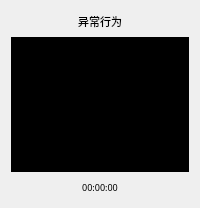
<?xml version="1.0" encoding="UTF-8"?>
<ui version="4.0">
 <class>RealTimeCatch</class>
 <widget class="QWidget" name="RealTimeCatch">
  <property name="geometry">
   <rect>
    <x>0</x>
    <y>0</y>
    <width>200</width>
    <height>208</height>
   </rect>
  </property>
  <property name="font">
   <font>
    <family>华文琥珀</family>
    <pointsize>7</pointsize>
   </font>
  </property>
  <property name="windowTitle">
   <string>real_time_catch</string>
  </property>
  <property name="windowIcon">
   <iconset>
    <normaloff>../resource/ico/scan.ico</normaloff>../resource/ico/scan.ico</iconset>
  </property>
  <property name="styleSheet">
   <string notr="true"/>
  </property>
  <layout class="QGridLayout" name="gridLayout">
   <item row="0" column="0">
    <layout class="QVBoxLayout" name="verticalLayout">
     <item>
      <layout class="QHBoxLayout" name="horizontalLayout">
       <item>
        <spacer name="horizontalSpacer_2">
         <property name="orientation">
          <enum>Qt::Horizontal</enum>
         </property>
         <property name="sizeHint" stdset="0">
          <size>
           <width>40</width>
           <height>20</height>
          </size>
         </property>
        </spacer>
       </item>
       <item>
        <widget class="QLabel" name="label">
         <property name="maximumSize">
          <size>
           <width>16777215</width>
           <height>16777215</height>
          </size>
         </property>
         <property name="font">
          <font>
           <family>华文中宋</family>
           <pointsize>8</pointsize>
          </font>
         </property>
         <property name="text">
          <string>异常行为</string>
         </property>
         <property name="alignment">
          <set>Qt::AlignRight|Qt::AlignTrailing|Qt::AlignVCenter</set>
         </property>
        </widget>
       </item>
       <item>
        <spacer name="horizontalSpacer">
         <property name="orientation">
          <enum>Qt::Horizontal</enum>
         </property>
         <property name="sizeHint" stdset="0">
          <size>
           <width>40</width>
           <height>20</height>
          </size>
         </property>
        </spacer>
       </item>
      </layout>
     </item>
     <item>
      <widget class="QLabel" name="catch_img">
       <property name="minimumSize">
        <size>
         <width>0</width>
         <height>135</height>
        </size>
       </property>
       <property name="maximumSize">
        <size>
         <width>10000</width>
         <height>150</height>
        </size>
       </property>
       <property name="styleSheet">
        <string notr="true">background-color: rgb(0, 0, 0);</string>
       </property>
       <property name="text">
        <string/>
       </property>
      </widget>
     </item>
     <item>
      <layout class="QHBoxLayout" name="horizontalLayout_2">
       <item>
        <spacer name="horizontalSpacer_3">
         <property name="orientation">
          <enum>Qt::Horizontal</enum>
         </property>
         <property name="sizeHint" stdset="0">
          <size>
           <width>69</width>
           <height>17</height>
          </size>
         </property>
        </spacer>
       </item>
       <item>
        <widget class="QLabel" name="time_lbl">
         <property name="text">
          <string>00:00:00</string>
         </property>
         <property name="alignment">
          <set>Qt::AlignCenter</set>
         </property>
        </widget>
       </item>
       <item>
        <spacer name="horizontalSpacer_4">
         <property name="orientation">
          <enum>Qt::Horizontal</enum>
         </property>
         <property name="sizeHint" stdset="0">
          <size>
           <width>68</width>
           <height>17</height>
          </size>
         </property>
        </spacer>
       </item>
      </layout>
     </item>
    </layout>
   </item>
  </layout>
 </widget>
 <resources/>
 <connections/>
</ui>
